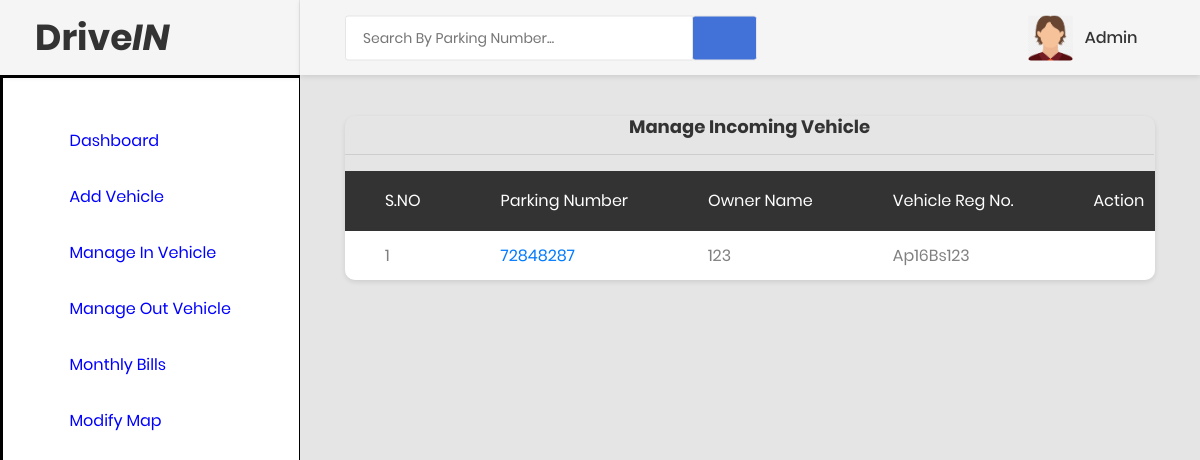
The page /manage_incomingvehicle (signed in) on the database its author committed.
### vehicle/models.py (models this page shows, shortened)
class Vehicle(models.Model):
    parkingnumber = models.CharField(max_length=20)
    category = models.ForeignKey(Category, on_delete=models.CASCADE)
    vehiclecompany = models.CharField(max_length=50)
    regno = models.CharField(max_length=10)
    ownername = models.CharField(max_length=50)
    ownercontact = models.CharField(max_length=15)
    pdate = models.DateField()
    intime = models.CharField(max_length=50)
    outtime = models.CharField(max_length=50)
    parkingcharge = models.CharField(max_length=50)
    remark = models.CharField(max_length=500)
    outdate = models.DateField(null=True)
    status = models.CharField(max_length=20)
    slotID=models.CharField(max_length=20)

### vehicle/views.py (the view)
# urls.py: path('manage_incomingvehicle',manage_incomingvehicle,name='manage_incomingvehicle'),
def manage_incomingvehicle(request):
    if not request.user.is_authenticated:
        return redirect('index')
    if request.user.is_staff:
        vehicle = Vehicle.objects.filter(status="In").exclude(slotID='')
        d = {'vehicle':vehicle}
    else:
        vehicle = Vehicle.objects.filter(status="In",vehiclecompany=request.user.username).exclude(slotID='')
        d = {'vehicle':vehicle}
    return render(request, 'manage_incomingvehicle.html', d)

### vehicle/templates/manage_incomingvehicle.html (shortened to what this page needs)
{% load static %}
{% block body %}
<html lang="en">
<head>
    <link href="{% static 'css/font-face.css' %}" rel="stylesheet" media="all">
    <link href="{% static 'vendor/font-awesome-5/css/fontawesome-all.min.css' %}" rel="stylesheet" media="all">
    <link href="{% static 'vendor/font-awesome-4.7/css/font-awesome.min.css' %}" rel="stylesheet" media="all">
    <link href="{% static 'vendor/mdi-font/css/material-design-iconic-font.min.css' %}" rel="stylesheet" media="all">
    <link href="{% static 'vendor/bootstrap-4.1/bootstrap.min.css' %}" rel="stylesheet" media="all">
    <link href="{% static 'vendor/animsition/animsition.min.css' %}" rel="stylesheet" media="all">
    <link href="{% static 'vendor/bootstrap-progressbar/bootstrap-progressbar-3.3.4.min.css' %}" rel="stylesheet" media="all">
    <link href="{% static 'vendor/wow/animate.css' %}" rel="stylesheet" media="all">
    <link href="{% static 'vendor/css-hamburgers/hamburgers.min.css' %}" rel="stylesheet" media="all">
    <link href="{% static 'vendor/slick/slick.css' %}" rel="stylesheet" media="all">
    <link href="{% static 'vendor/select2/select2.min.css' %}" rel="stylesheet" media="all">
    <link href="{% static 'vendor/perfect-scrollbar/perfect-scrollbar.css' %}" rel="stylesheet" media="all">
    <link href="{% static 'css/theme.css' %}" rel="stylesheet" media="all">
</head>
<body class="animsition">
    <div class="page-wrapper">
      {% include 'sidebar.html' %}
        <div class="page-container">
            {% include 'header.html' %}
            <div class="main-content">
                <div class="section__content section__content--p30">
                    <div class="container-fluid">
                        <div class="row">
                            <div class="col-lg-12">
                                <div class="table-responsive table--no-card m-b-30">
                                   <h4 align="center">Manage Incoming Vehicle </h4>
                                    <hr>
                                    <table class="table table-borderless table-striped table-earning">
                                         <thead>
                                        <tr>
                                            <tr>
                  <th>S.NO</th>
                  <th>Parking Number</th>
              <th>Owner Name</th>
              <th>Vehicle Reg No.</th>
                   <th class="hide_nonstaff">Action</th>
                </tr>
                                        </tr>
                                        </thead>
                                       {% for i in vehicle %}
                <tr>
                  <td>{{forloop.counter}}</td>
                  <td><a href="{% url 'show_slot_url' i.parkingnumber %}">{{i.parkingnumber}}</a></td>
                  <td>{{i.ownername}}</td>
                <td>{{i.regno}}</td>
                  <td class="hide_nonstaff"><a href="{% url 'view_incomingdetail' i.id %}" ><i class="fa fa-edit fa-1x"></i></a></td>
                </tr>
 {% endfor %}
                                    </table>
                                </div>
                            </div>
                        </div>
          </div>
                </div>
            </div>
        </div>
    </div>
</body>
</html>
{% endblock %}

### vehicle/templates/header.html (shortened to what this page needs)
{% load static %}
<header class="header-desktop">
                <div class="section__content section__content--p30">
                    <div class="container-fluid">
                        <div class="header-wrap">
                            <form class="form-header" name="search" action="{% url 'search'%}">
                                <input class="au-input au-input--xl" type="text" name="searchdata" id="searchdata" placeholder="Search By Parking Number..." />
                                <button class="au-btn--submit" type="submit" name="search" value="Submit">
                                    <i class="zmdi zmdi-search"></i>
                                </button>
                            </form>
                            <div class="header-button">
                                <div class="account-wrap">
                                    <div class="account-item clearfix js-item-menu">
                                        <div class="image">
                                            <img src="{% static 'images/icon/avatarboy729.png' %}" alt="Admin" />
                                        </div>
                                        <div class="content">
                                            <a class="js-acc-btn" href="#">{{request.user.username}}</a>
                                        </div>
                                    </div>
                                </div>
                            </div>
                        </div>
                    </div>
                </div>
            </header>

### rows shown on the page
Vehicle: parkingnumber "72848287", ownername "123", regno "Ap16Bs123"

### other values the page prints
{{ request.user.username }} "Admin"
